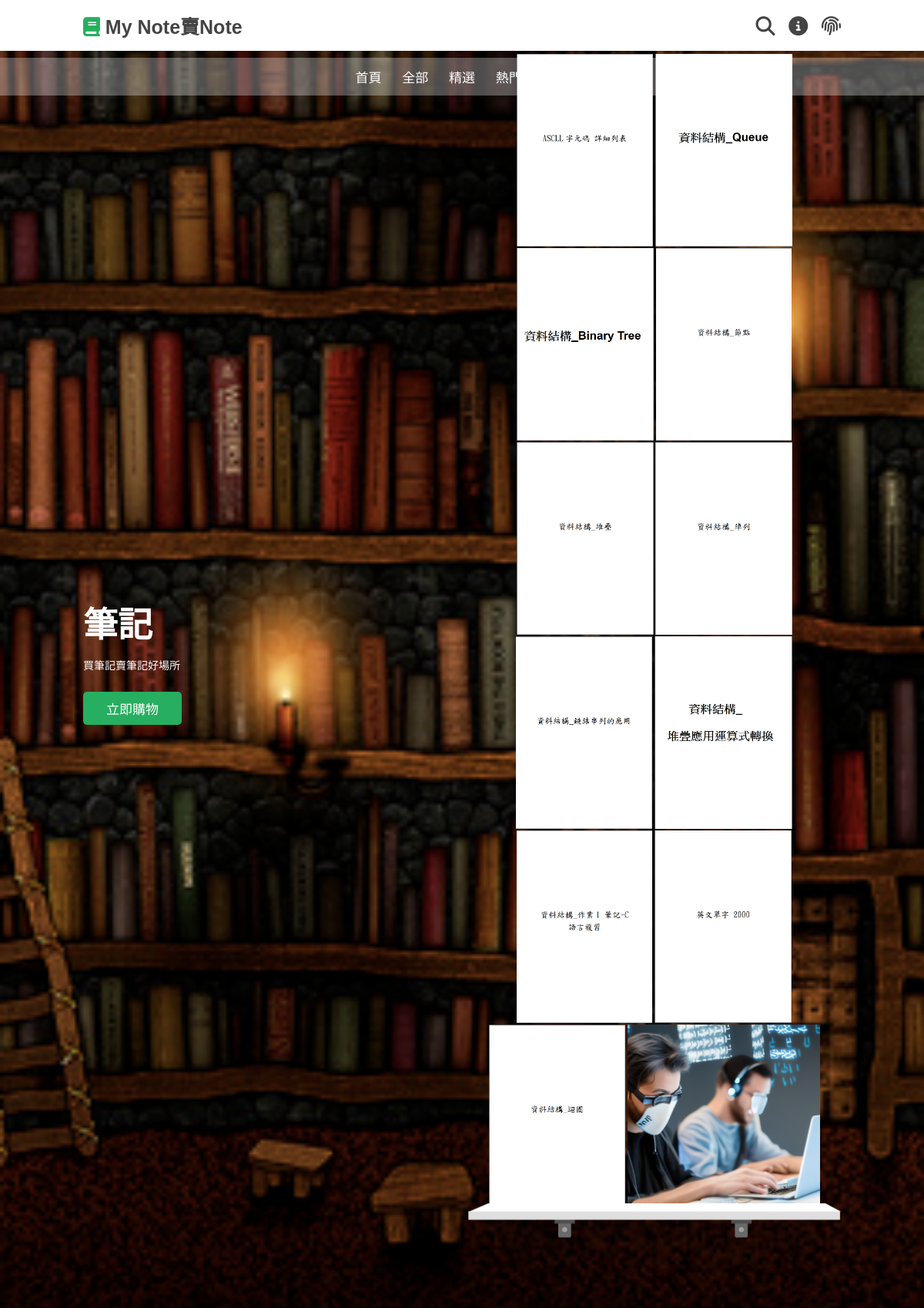
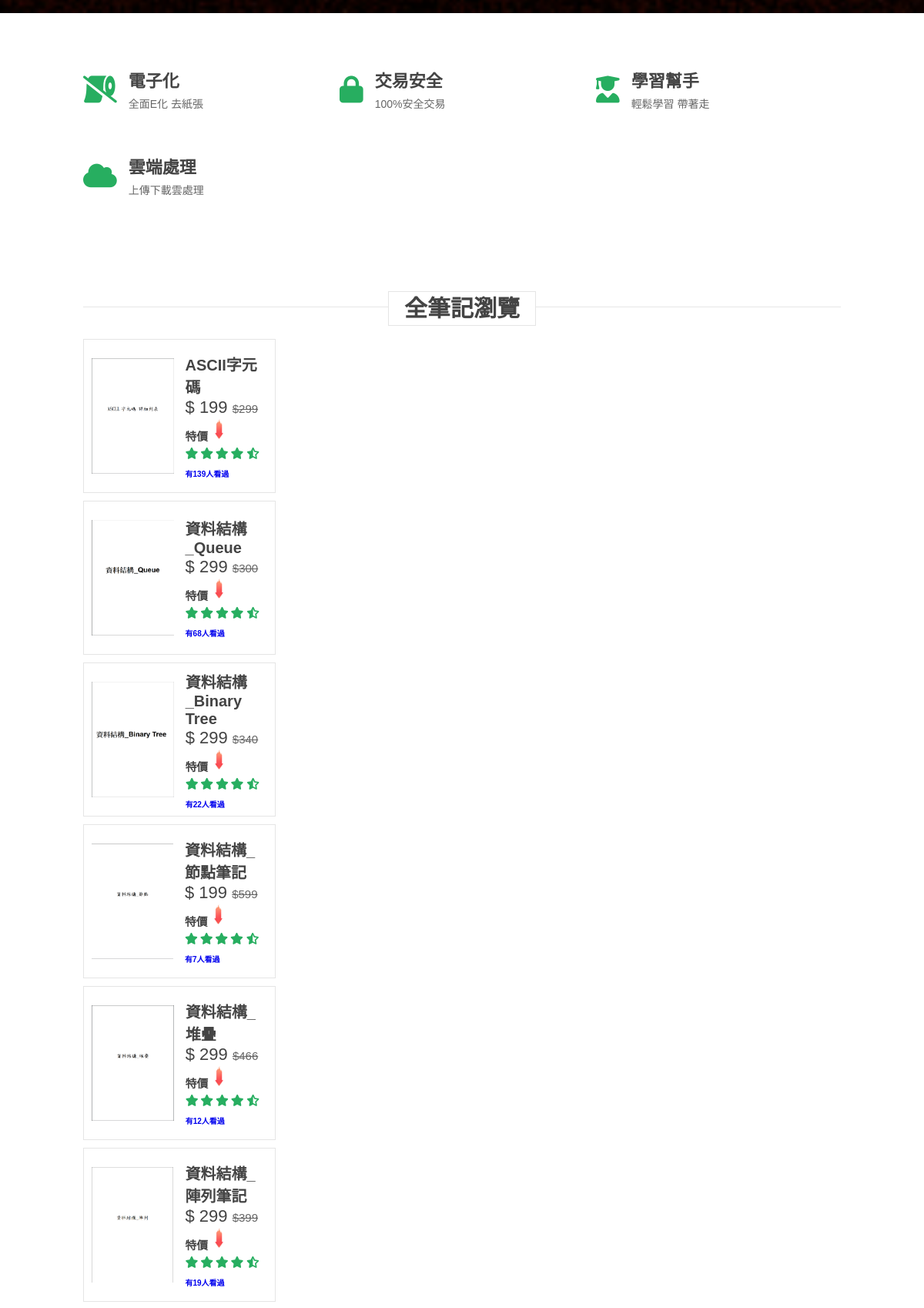
The page / (upper part) on the database its author committed (2 pictures, top to bottom).
### indexapp/models.py (models this page shows, shortened)
class ProductModel(models.Model):
    GENRE_CHOICES = (
        ('最新', '最新'),
        ('精選', '精選'),
        ('普通', '普通'),
        ('其他', '其他'),
    )
    catego = models.CharField('類別', default='最新', choices=GENRE_CHOICES, max_length=5)
    pname =  models.CharField('名稱', max_length=20, null = False, blank = False)
    pauthor =  models.CharField('筆者',max_length=10, null = False, blank = False)
    add_date = models.DateTimeField('最後翻閱日期', auto_now = True)
    mod_date =  models.DateTimeField('保存日期',default = timezone.now)
    pprice = models.IntegerField('特價',blank=True, null = True,)#售價
    special_offer = models.IntegerField('原價', null = True, blank = False)#原價
    pimages = models.ImageField('圖片',upload_to='image', blank=False, null=False)
    pdescription = models.TextField('詳細介紹',max_length=600,blank=False, null = False)
    Simple_pdescription = models.TextField('簡介',max_length=150,blank=False, null = False)
    pauthor_introduce = models.TextField('筆者簡介',max_length=300,blank=True, null = True)
    pdata = models.TextField('歸類',max_length=10,blank=True, null = True)
    pcreatepeople = models.CharField('新增者',max_length=20, blank = True, null = False)
    file_title = models.CharField('檔名',blank=False, max_length = 30, null = False)
    uploadedFile = models.FileField('檔案',blank=False, upload_to = "file", null = False)
    dateTimeOfUpload = models.DateTimeField('檔案日期',auto_now = True)
    press = models.IntegerField('點擊次數',default=0)
    enabled = models.BooleanField("啟用狀態", default=True)
    pcreatepeople_email = models.CharField('新增者郵箱',blank=False, max_length = 30, null = False, default=0)

### indexapp/views.py (the view, shortened to what this page needs)
# urls.py: path('', views.index),
def index(request):
	if request.user.is_authenticated:
		name=request.user.username
	productall = models.ProductModel.objects.all().filter(enabled=True)  #取得資料庫所有商品
	Featured_productall = models.ProductModel.objects.all().filter(catego="精選").filter(enabled=True)
	New_productall = models.ProductModel.objects.all().filter(catego="最新").filter(enabled=True)
	context = {
		'productall': productall,
	}
	return render(request, "index.html", locals())

### templates/index.html (shortened to what this page needs)
{% extends "base.html" %}
{% load static %}
{% block content %}
<head>
    <link rel="stylesheet" type="text/css" href="{% static 'css/index_style.css' %}">
</head>
<section class="home" id="home">
    <div class="row">
        <div class="content">
            <h3>筆記</h3>
            <p>買筆記賣筆記好場所</p>
            <a href="/All/" class="btn">立即購物</a>
        </div>
        <div class="swiper books-slider">
            <div class="swiper-wrapper">
                {% for product in productall %}
                <a href="/detail/{{product.id}}" class="swiper-slide"><img src="/media/{{product.pimages}}" alt=""></a>
                {% endfor %}
            </div>
            <img src="{% static 'images/stand.png' %}" class="stand" alt="">
        </div>
    </div>
</section>
<section class="icons-container">
    <div class="icons">
        <i class="fas fa-toilet-paper-slash"></i>
        <div class="content">
            <h3>電子化</h3>
            <p>全面E化 去紙張</p>
        </div>
    </div>
    <div class="icons">
        <i class="fas fa-lock"></i>
        <div class="content">
            <h3>交易安全</h3>
            <p>100%安全交易</p>
        </div>
    </div>
    <div class="icons">
        <i class="fas fa-user-graduate"></i>
        <div class="content">
            <h3>學習幫手</h3>
            <p>輕鬆學習 帶著走</p>
        </div>
    </div>
    <div class="icons">
        <i class="fas fa-cloud"></i>
        <div class="content">
            <h3>雲端處理</h3>
            <p>上傳下載雲處理</p>
        </div>
    </div>
</section>
<section class="arrivals" id="arrivals">
    <h1 class="heading"> <span>全筆記瀏覽</span> </h1>
    <div class="swiper arrivals-slider">
        <div class="swiper-wrapper">
            {% for product in productall %}
            <a href="/detail/{{product.id}}" class="swiper-slide box">
                <div class="image">
                    <img src="/media/{{product.pimages}}" alt="">
                </div>
                <div class="content">
                    <h3>{{product.pname}}</h3>
                    <div class="price">$ {{product.pprice}}
                    {% if  product.special_offer != 0%}
                        {% if product.special_offer > product.pprice %}
                            <span>${{product.special_offer}}</span><br>
                            <h6>特價<img src="{% static 'images/dis.png' %}" class="fa-solid fa-circle-info" alt=""></h6>
                        {% endif %}
                    {% endif %}
                    </div>
                    <div class="stars">
                        <i class="fas fa-star"></i>
                        <i class="fas fa-star"></i>
                        <i class="fas fa-star"></i>
                        <i class="fas fa-star"></i>
                        <i class="fas fa-star-half-alt"></i>
                    </div><br>
                    <div style="text-align: left;">
                        <h4>有{{product.press}}人看過</h4></div>
                </div>
                {% endfor %}
            </a>
        </div>
    </div>
</section>
{% endblock %}

### templates/base.html (shortened to what this page needs)
<html>
 <head>
    {% load static %}
    <link rel="stylesheet" href="https://unpkg.com/swiper@7/swiper-bundle.min.css">
    <link rel="stylesheet" href="https://cdnjs.cloudflare.com/ajax/libs/font-awesome/6.2.1/css/all.min.css" />
</head>
<body>
<header class="header">
    <div class="header-1" style="position:fixed;top:0; left:0; right:0;z-index: 1000;">
        <a href="/index/" class="logo" > <i class="fas fa-book"></i> My Note賣Note </a>
        <div class="icons">
            <a for="search-box" class="fas fa-search" href='/search/' title="搜尋"></a>
            <a onclick="window.open(' /news/newsindex/', 'newsindex', config='height=550,width=800');" class="fa-solid fa-circle-info" title="公告"></a>
            {% if request.user.is_authenticated %}
                <a class="fa-solid fa-user" href='/userdetail/' title="帳戶訊息"></a>
                <a href="/logout/" class="fa-solid fa-arrow-right-from-bracket" title="登出"></a>
            {% else %}
                <a href="/login/" class="fa-solid fa-fingerprint" title="登入"></a>
            {% endif %}
        </div>
    </div>
    <div class="header-2" style="position:fixed;top:75px; left:0; right:0;z-index: 1000;">
        <nav class="navbar">
            <a href="/index/">首頁</a>
            <a href="/All/">全部</a>
            <a href="/Featured/">精選</a>
            <a href="/Hot/">熱門</a>
            <a href="/New/">最新</a>
        </nav>
    </div>
</header>
{% block content %}{% endblock %}
</body>
</html>

### static/css/index_style.css (style rules this page uses)
:root { --green:#27ae60; --dark-color:#219150; --black:#444; --light-color:#666; --border:.1rem solid rgba(0,0,0,.1); --border-hover:.1rem solid var(--black); --box-shadow:0 .5rem 1rem rgba(0,0,0,.1); }
* { font-family: 'Poppins', sans-serif; margin:0; padding:0; box-sizing: border-box; outline: none; border:none; text-decoration: none; text-transform: capitalize; transition:all .2s linear; }
html { font-size: 62.5%; overflow-x: hidden; scroll-padding-top: 5rem; scroll-behavior: smooth; }
section { padding:5rem 9%; }
.heading { text-align: center; margin-bottom: 2rem; position: relative; }
.heading::before { content: ''; position: absolute; top:50%; left:0; transform: translateY(-50%); width: 100%; height:.01rem; background: rgba(0,0,0,.1); z-index: -1; }
.heading span { font-size: 3rem; padding:.5rem 2rem; color:var(--black); background: #fff; border:var(--border); }
.btn { margin-top: 1rem; display:inline-block; padding:.9rem 3rem; border-radius: .5rem; color:#fff; background:var(--green); font-size: 1.7rem; cursor: pointer; font-weight: 500; }
.header .header-1 { position:fixed; top:0; left:0; right:0; z-index: 1000; background:#fff; padding:1.5rem 9%; display: flex; align-items: center; justify-content: space-between; }
.header .header-1 .logo { font-size: 2.5rem; font-weight: bolder; color:var(--black); }
.header .header-1 .logo i { color:var(--green); }
.header .header-1 .icons div, .header .header-1 .icons a { font-size: 2.5rem; margin-left: 1.5rem; color:var(--black); cursor: pointer; }
.header .header-2 { position:fixed; background:hsla(0,0%,100%,.3); top:60px; left:0; right:0; z-index: 1000; }
.header .header-2 .navbar { text-align: center; }
.header .header-2 .navbar a { color:#fff; display: inline-block; padding:1.2rem; font-size: 1.7rem; }
.home { top: 70px; background: url(../images/banner-bg.jpg) no-repeat; background-size: cover; background-position: center; }
.home .row { display:flex; align-items: center; flex-wrap: wrap; gap:1.5rem; }
.home .row .content { flex:1 1 42rem; }
.home .row .books-slider { flex:1 1 42rem; text-align: center; margin-top: 2rem; top: 70px; }
.home .row .books-slider a img { height: 25rem; }
.home .row .books-slider .stand { width:100%; margin-top: -2rem; }
.home .row .content h3 { color:#FFFFFF; font-size: 4.5rem; }
.home .row .content p { color:#FFFFFF; font-size: 1.4rem; line-height: 2; padding:1rem 0; }
.icons-container { display: grid; grid-template-columns: repeat(auto-fit, minmax(25rem, 1fr)); gap:1.5rem; }
.icons-container .icons { display: flex; align-items: center; gap:1.5rem; padding:2rem 0; }
.icons-container .icons i { font-size: 3.5rem; color:var(--green); }
.icons-container .icons h3 { font-size: 2.2rem; color:var(--black); padding-bottom: .5rem; }
.icons-container .icons p { font-size: 1.4rem; color:var(--light-color); }
.arrivals .arrivals-slider .box { display: flex; align-items:center; gap:1.5rem; padding:2rem 1rem; border:var(--border); margin:1rem 0; width:250px; height:200px; }
.arrivals .arrivals-slider .box .image img { height:15rem; }
.arrivals .arrivals-slider .box .content h3 { font-size: 2rem; color:var(--black); }
.arrivals .arrivals-slider .box .content .price { font-size: 2.2rem; color:var(--black); padding-bottom: .5rem; }
.arrivals .arrivals-slider .box .content .price span { font-size: 1.5rem; color:var(--light-color); text-decoration: line-through; }
.arrivals .arrivals-slider .box .content .stars i { font-size: 1.5rem; color:var(--green); }

### rows shown on the page
ProductModel: pimages (picture), pname "ASCII字元碼", pprice "199", special_offer "299", press "139"
ProductModel: pimages (picture), pname "資料結構_Queue", pprice "299", special_offer "300", press "68"
ProductModel: pimages (picture), pname "資料結構_Binary Tree", pprice "299", special_offer "340", press "22"
ProductModel: pimages (picture), pname "資料結構_節點筆記", pprice "199", special_offer "599", press "7"
ProductModel: pimages (picture), pname "資料結構_堆疊", pprice "299", special_offer "466", press "12"
ProductModel: pimages (picture), pname "資料結構_陣列筆記", pprice "299", special_offer "399", press "19"
ProductModel: pimages (picture)
ProductModel: pimages (picture)
ProductModel: pimages (picture)
ProductModel: pimages (picture)
ProductModel: pimages (picture)
ProductModel: pimages (picture)
